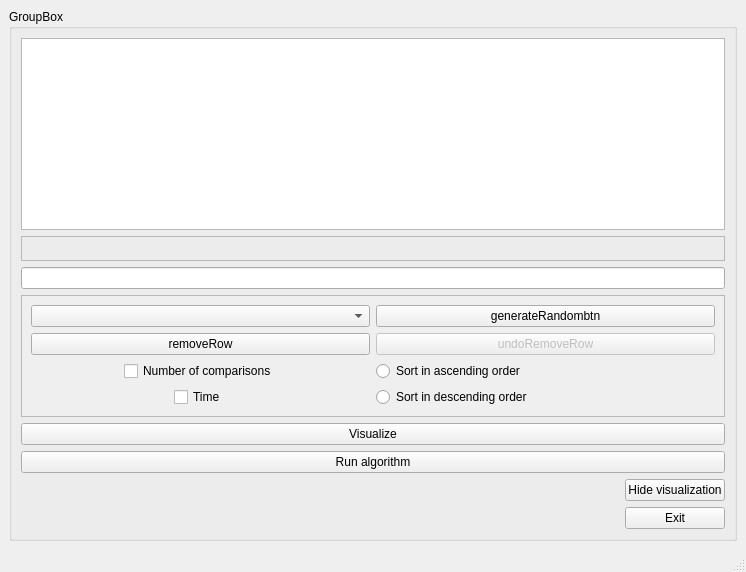
<?xml version="1.0" encoding="UTF-8"?>
<ui version="4.0">
 <class>MainWindow</class>
 <widget class="QMainWindow" name="MainWindow">
  <property name="geometry">
   <rect>
    <x>0</x>
    <y>0</y>
    <width>746</width>
    <height>572</height>
   </rect>
  </property>
  <property name="windowTitle">
   <string>MainWindow</string>
  </property>
  <widget class="QWidget" name="centralwidget">
   <property name="sizePolicy">
    <sizepolicy hsizetype="Preferred" vsizetype="Preferred">
     <horstretch>0</horstretch>
     <verstretch>0</verstretch>
    </sizepolicy>
   </property>
   <layout class="QHBoxLayout" name="horizontalLayout">
    <property name="spacing">
     <number>0</number>
    </property>
    <property name="leftMargin">
     <number>9</number>
    </property>
    <item>
     <widget class="QGroupBox" name="groupBox">
      <property name="sizePolicy">
       <sizepolicy hsizetype="Expanding" vsizetype="Expanding">
        <horstretch>0</horstretch>
        <verstretch>0</verstretch>
       </sizepolicy>
      </property>
      <property name="minimumSize">
       <size>
        <width>300</width>
        <height>0</height>
       </size>
      </property>
      <property name="maximumSize">
       <size>
        <width>1000000</width>
        <height>16777215</height>
       </size>
      </property>
      <property name="title">
       <string>GroupBox</string>
      </property>
      <layout class="QVBoxLayout" name="verticalLayout">
       <item>
        <widget class="QTableWidget" name="resultTable">
         <property name="sizePolicy">
          <sizepolicy hsizetype="Expanding" vsizetype="Expanding">
           <horstretch>0</horstretch>
           <verstretch>0</verstretch>
          </sizepolicy>
         </property>
         <attribute name="horizontalHeaderCascadingSectionResizes">
          <bool>true</bool>
         </attribute>
         <attribute name="verticalHeaderCascadingSectionResizes">
          <bool>false</bool>
         </attribute>
        </widget>
       </item>
       <item>
        <widget class="QFrame" name="visualizationFrame">
         <property name="sizePolicy">
          <sizepolicy hsizetype="Expanding" vsizetype="Expanding">
           <horstretch>5</horstretch>
           <verstretch>50</verstretch>
          </sizepolicy>
         </property>
         <property name="minimumSize">
          <size>
           <width>0</width>
           <height>0</height>
          </size>
         </property>
         <property name="layoutDirection">
          <enum>Qt::RightToLeft</enum>
         </property>
         <property name="frameShape">
          <enum>QFrame::StyledPanel</enum>
         </property>
         <property name="frameShadow">
          <enum>QFrame::Raised</enum>
         </property>
        </widget>
       </item>
       <item>
        <widget class="QLineEdit" name="inputline"/>
       </item>
       <item>
        <widget class="QScrollArea" name="scrollArea">
         <property name="minimumSize">
          <size>
           <width>0</width>
           <height>100</height>
          </size>
         </property>
         <property name="maximumSize">
          <size>
           <width>167772</width>
           <height>150</height>
          </size>
         </property>
         <property name="styleSheet">
          <string notr="true"/>
         </property>
         <property name="widgetResizable">
          <bool>true</bool>
         </property>
         <widget class="QWidget" name="scrollAreaWidgetContents">
          <property name="geometry">
           <rect>
            <x>0</x>
            <y>0</y>
            <width>706</width>
            <height>116</height>
           </rect>
          </property>
          <layout class="QGridLayout" name="gridLayout_2">
           <item row="4" column="3">
            <widget class="QRadioButton" name="radioDescend">
             <property name="text">
              <string>Sort in descending order</string>
             </property>
            </widget>
           </item>
           <item row="0" column="1">
            <widget class="QComboBox" name="algoselector"/>
           </item>
           <item row="4" column="1" alignment="Qt::AlignHCenter">
            <widget class="QCheckBox" name="checkBoxTime">
             <property name="text">
              <string>Time</string>
             </property>
            </widget>
           </item>
           <item row="3" column="3">
            <widget class="QRadioButton" name="radioAscend">
             <property name="text">
              <string>Sort in ascending order</string>
             </property>
            </widget>
           </item>
           <item row="3" column="1" alignment="Qt::AlignHCenter">
            <widget class="QCheckBox" name="checkBoxMemory">
             <property name="text">
              <string>Number of comparisons</string>
             </property>
            </widget>
           </item>
           <item row="0" column="3">
            <widget class="QPushButton" name="genRandInputBtn">
             <property name="text">
              <string>generateRandombtn</string>
             </property>
            </widget>
           </item>
           <item row="1" column="3">
            <widget class="QPushButton" name="undoRemoveRow">
             <property name="enabled">
              <bool>false</bool>
             </property>
             <property name="text">
              <string>undoRemoveRow</string>
             </property>
            </widget>
           </item>
           <item row="1" column="1">
            <widget class="QPushButton" name="removeRowBtn">
             <property name="text">
              <string>removeRow</string>
             </property>
            </widget>
           </item>
          </layout>
         </widget>
        </widget>
       </item>
       <item>
        <widget class="QPushButton" name="visualizebtn">
         <property name="text">
          <string>Visualize</string>
         </property>
        </widget>
       </item>
       <item>
        <widget class="QPushButton" name="btnrun">
         <property name="text">
          <string>Run algorithm</string>
         </property>
        </widget>
       </item>
       <item>
        <widget class="QPushButton" name="hidebtn">
         <property name="maximumSize">
          <size>
           <width>100</width>
           <height>16777215</height>
          </size>
         </property>
         <property name="layoutDirection">
          <enum>Qt::RightToLeft</enum>
         </property>
         <property name="text">
          <string>Hide visualization</string>
         </property>
        </widget>
       </item>
       <item>
        <widget class="QPushButton" name="exitbtn">
         <property name="sizePolicy">
          <sizepolicy hsizetype="Minimum" vsizetype="Fixed">
           <horstretch>0</horstretch>
           <verstretch>0</verstretch>
          </sizepolicy>
         </property>
         <property name="minimumSize">
          <size>
           <width>9</width>
           <height>0</height>
          </size>
         </property>
         <property name="maximumSize">
          <size>
           <width>100</width>
           <height>16777215</height>
          </size>
         </property>
         <property name="layoutDirection">
          <enum>Qt::RightToLeft</enum>
         </property>
         <property name="text">
          <string>Exit</string>
         </property>
        </widget>
       </item>
      </layout>
     </widget>
    </item>
   </layout>
  </widget>
  <widget class="QMenuBar" name="menubar">
   <property name="geometry">
    <rect>
     <x>0</x>
     <y>0</y>
     <width>746</width>
     <height>21</height>
    </rect>
   </property>
  </widget>
  <widget class="QStatusBar" name="statusbar"/>
 </widget>
 <resources/>
 <connections/>
</ui>
